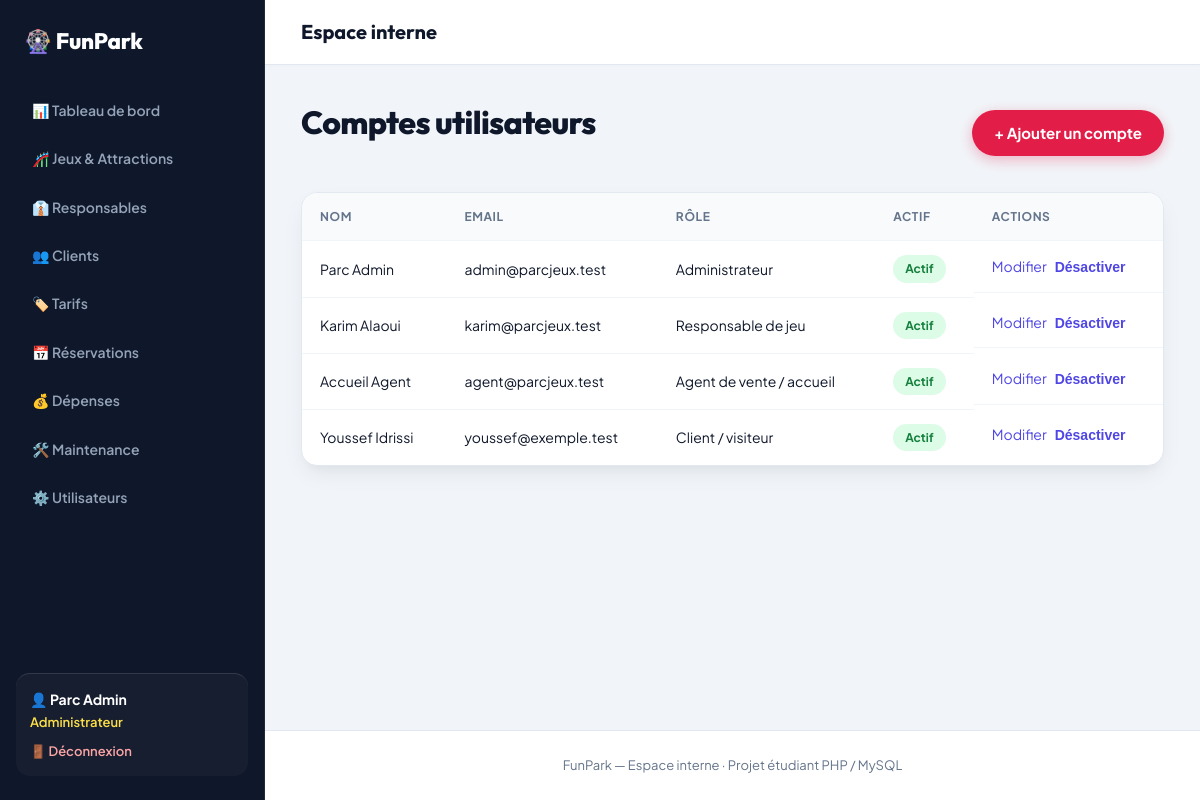
The page /index.php?page=utilisateurs&action=index (signed in) on the database its author committed.
### tables this page shows
CREATE TABLE utilisateur (
  id_utilisateur INT AUTO_INCREMENT PRIMARY KEY,
  nom VARCHAR(50) NOT NULL,
  prenom VARCHAR(50) NOT NULL,
  email VARCHAR(100) NOT NULL UNIQUE,
  mot_de_passe VARCHAR(255) NOT NULL,
  role ENUM('admin','responsable','agent','client') NOT NULL,
  actif TINYINT(1) NOT NULL DEFAULT 1,
  id_responsable INT NULL,
  id_client INT NULL,
  FOREIGN KEY (id_responsable) REFERENCES responsable(id_responsable),
  FOREIGN KEY (id_client) REFERENCES client(id_client)
);

### controllers/UtilisateurController.php (called while the page is built, shortened)
<?php
class UtilisateurController {
    private $pdo, $user;
    public function __construct($pdo) {
        $this->user = new User($pdo);
    }
    public function actionIndex() {
        vue('utilisateurs/index', ['utilisateurs' => $this->user->tous()]);
    }
}

### index.php (called while the page is built, shortened)
<?php
require RACINE . '/config/helpers.php';
$action = $_GET['action'] ?? 'index';
try {
    $controleur = new $nomClasse(getPDO());
    $methode = 'action' . ucfirst($action);
    $controleur->$methode();
} catch (PDOException $e) {
    die("Erreur de base de données : " . e($e->getMessage()));
}

### models/User.php (called while the page is built, shortened)
<?php
class User {
    private $pdo;
    public function __construct($pdo) { $this->pdo = $pdo; }
    public function tous() {
        return $this->pdo->query("SELECT * FROM utilisateur ORDER BY role, nom")->fetchAll();
    }
}

### views/utilisateurs/index.php (the view, shortened to what this page needs)
<div class="entete"><h1>Comptes utilisateurs</h1><a class="btn" href="<?= e(url('utilisateurs', 'ajouter')) ?>">+ Ajouter un compte</a></div>
<div class="tableau"><table>
    <tr><th>Nom</th><th>Email</th><th>Rôle</th><th>Actif</th><th>Actions</th></tr>
    <?php foreach ($utilisateurs as $u): ?>
    <tr>
        <td><?= e($u['prenom'] . ' ' . $u['nom']) ?></td>
        <td><?= e($u['email']) ?></td>
        <td><?= e(libelle($u['role'])) ?></td>
        <td><?= $u['actif'] ? badge('actif') : badge('inactif') ?></td>
        <td class="actions">
            <a href="<?= e(url('utilisateurs', 'modifier', ['id' => $u['id_utilisateur']])) ?>">Modifier</a>
            <form method="post" action="<?= e(url('utilisateurs', 'basculer')) ?>" data-confirm="Changer l'état de ce compte ?">
                <button class="lien" type="submit"><?= $u['actif'] ? 'Désactiver' : 'Réactiver' ?></button>
            </form>
        </td>
    </tr>
    <?php endforeach; ?>
</table></div>

### config/helpers.php (shortened to what this page needs)
<?php
function libelle($valeur) {
    $textes = [
        'disponible' => 'Disponible', 'en_fonctionnement' => 'En fonctionnement', 'en_maintenance' => 'En maintenance',
        'hors_service' => 'Hors service', 'ferme_temporairement' => 'Fermé temporairement',
        'admin' => 'Administrateur', 'responsable' => 'Responsable de jeu', 'agent' => 'Agent de vente / accueil',
        'client' => 'Client / visiteur',
        'especes' => 'Espèces', 'carte' => 'Carte', 'paye' => 'Payé', 'en_attente' => 'En attente',
        'confirmee' => 'Confirmée', 'payee' => 'Payée', 'utilisee' => 'Utilisée', 'annulee' => 'Annulée',
        'signalee' => 'Signalée', 'planifiee' => 'Planifiée', 'en_cours' => 'En cours', 'terminee' => 'Terminée',
        'jeu' => 'Lié à un jeu', 'general' => 'Frais généraux',
        'individuel' => 'Individuel', 'famille' => 'Famille', 'groupe' => 'Groupe',
        'actif' => 'Actif', 'inactif' => 'Inactif', 'valide' => 'Valide', 'utilise' => 'Utilisé',
        'billet' => 'Billets', 'reservation' => 'Réservation', 'abonnement' => 'Abonnement', 'autre' => 'Autre',
    ];
    return $textes[$valeur] ?? $valeur;
}
function badge($valeur) {
    return '<span class="badge b-' . e($valeur) . '">' . e(libelle($valeur)) . '</span>';
}
function e($texte) {
    return htmlspecialchars((string)$texte, ENT_QUOTES, 'UTF-8');
}
function url($page, $action = 'index', $params = []) {
    return 'index.php?' . http_build_query(array_merge(['page' => $page, 'action' => $action], $params));
}
function vue($fichier, $donnees = [], $mode = null) {
    extract($donnees);
    require RACINE . '/views/layout/header.php';
    require RACINE . '/views/layout/navbar.php';
    require RACINE . '/views/' . $fichier . '.php';
    require RACINE . '/views/layout/footer.php';
}

### public/css/style.css (style rules this page uses)
:root { --font-body: 'Plus Jakarta Sans', system-ui, -apple-system, sans-serif; --font-heading: 'Outfit', 'Plus Jakarta Sans', sans-serif; --violet: #4f46e5; --violet-fonce: #0f172a; --violet-back: #1e1b4b; --magenta: #e11d48; --magenta-hover: #be123c; --or: #f59e0b; --or-clair: #fde047; --ciel: #0284c7; --emerald: #10b981; --creme: #f8fafc; --blanc: #ffffff; --texte: #0f172a; --texte-doux: #64748b; --bordure: #e2e8f0; --ombre: 0 10px 25px -5px rgba(15, 23, 42, 0.08), 0 8px 10px -6px rgba(15, 23, 42, 0.04); --ombre-forte: 0 20px 35px -5px rgba(15, 23, 42, 0.14), 0 10px 15px -5px rgba(15, 23, 42, 0.08); --rayon: 16px; --rayon-lg: 24px; --nav-h: 76px; --sidebar-w: 265px; }
*, *::before, *::after { box-sizing: border-box; }
html { scroll-behavior: smooth; width: 100%; min-height: 100%; margin: 0; padding: 0; }
body { width: 100%; min-height: 100%; margin: 0; padding: 0; font-family: var(--font-body); background: var(--creme); color: var(--texte); line-height: 1.6; -webkit-font-smoothing: antialiased; }
h1, h2, h3, h4, h5, h6 { font-family: var(--font-heading); font-weight: 700; letter-spacing: -0.02em; }
a { color: var(--violet); text-decoration: none; transition: all 0.2s ease; }
body.mode-admin { display: flex; flex-direction: row; width: 100%; min-height: 100vh; margin: 0; padding: 0; background: #f1f5f9; }
.mode-admin .entete, .mode-admin .filtres, .mode-admin .tableau, .mode-admin table, .mode-admin .cartes, .mode-admin .deux-colonnes, .mode-admin .carte, .mode-admin .formulaire, .mode-admin .message, .mode-admin .bandeau-info, .mode-admin .grille-jeux, .mode-admin .grille-tarifs, .mode-admin .carte-detail-jeu, .mode-admin .detail-jeu-grille { width: 100% !important; max-width: none !important; box-sizing: border-box; }
h1 { font-size: 2rem; margin: 0 0 20px; color: var(--violet-fonce); font-weight: 800; }
.entete { display: flex; justify-content: space-between; align-items: center; flex-wrap: wrap; gap: 16px; margin-bottom: 24px; }
.btn { display: inline-flex; align-items: center; justify-content: center; gap: 8px; background: linear-gradient(135deg, var(--magenta), #e11d48); color: var(--blanc) !important; border: none; padding: 11px 22px; border-radius: 999px; cursor: pointer; font-size: 15px; font-weight: 700; box-shadow: 0 4px 14px rgba(225, 29, 72, 0.3); transition: all 0.2s cubic-bezier(0.16, 1, 0.3, 1); }
.lien { background: none; border: none; color: var(--violet); cursor: pointer; font-size: 14px; font-weight: 700; padding: 0; }
.tableau { overflow-x: auto; background: var(--blanc); border-radius: var(--rayon); box-shadow: var(--ombre); border: 1px solid var(--bordure); }
table { width: 100%; border-collapse: collapse; }
th, td { padding: 14px 18px; text-align: left; border-bottom: 1px solid #f1f5f9; font-size: 14px; vertical-align: middle; }
th { background: #f8fafc; color: var(--texte-doux); font-weight: 700; text-transform: uppercase; font-size: 12px; letter-spacing: 0.05em; }
tr:last-child td { border-bottom: none; }
.actions { white-space: nowrap; display: flex; gap: 8px; align-items: center; }
.actions form { display: inline-block; margin: 0; }
.badge { display: inline-flex; align-items: center; padding: 4px 12px; border-radius: 999px; font-size: 12px; font-weight: 700; white-space: nowrap; }
.b-disponible, .b-actif, .b-paye, .b-payee, .b-valide, .b-terminee, .b-confirmee { background: #dcfce7; color: #15803d; }

### rows shown on the page
utilisateur: prenom+nom "Parc Admin", email "admin@parcjeux.test", role "Administrateur", actif "Désactiver"
utilisateur: prenom+nom "Karim Alaoui", email "karim@parcjeux.test", role "Responsable de jeu", actif "Désactiver"
utilisateur: prenom+nom "Accueil Agent", email "agent@parcjeux.test", role "Agent de vente / accueil", actif "Désactiver"
utilisateur: prenom+nom "Youssef Idrissi", email "youssef@exemple.test", role "Client / visiteur", actif "Désactiver"

### other values the page prints
$_SESSION['user']['prenom'] . ' ' . $_SESSION['user']['nom'] "Parc Admin"
libelle($role) "Administrateur"
$titrePage "Espace interne"
